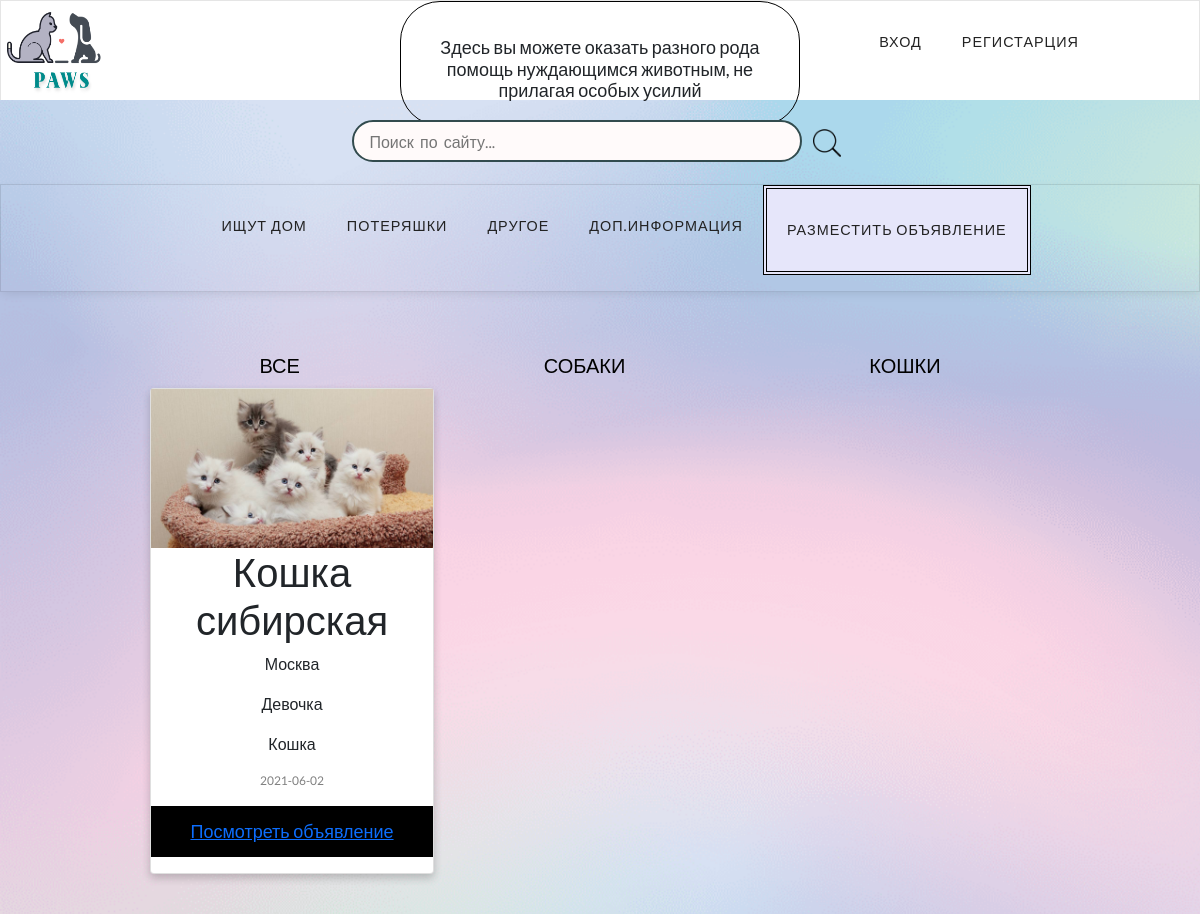
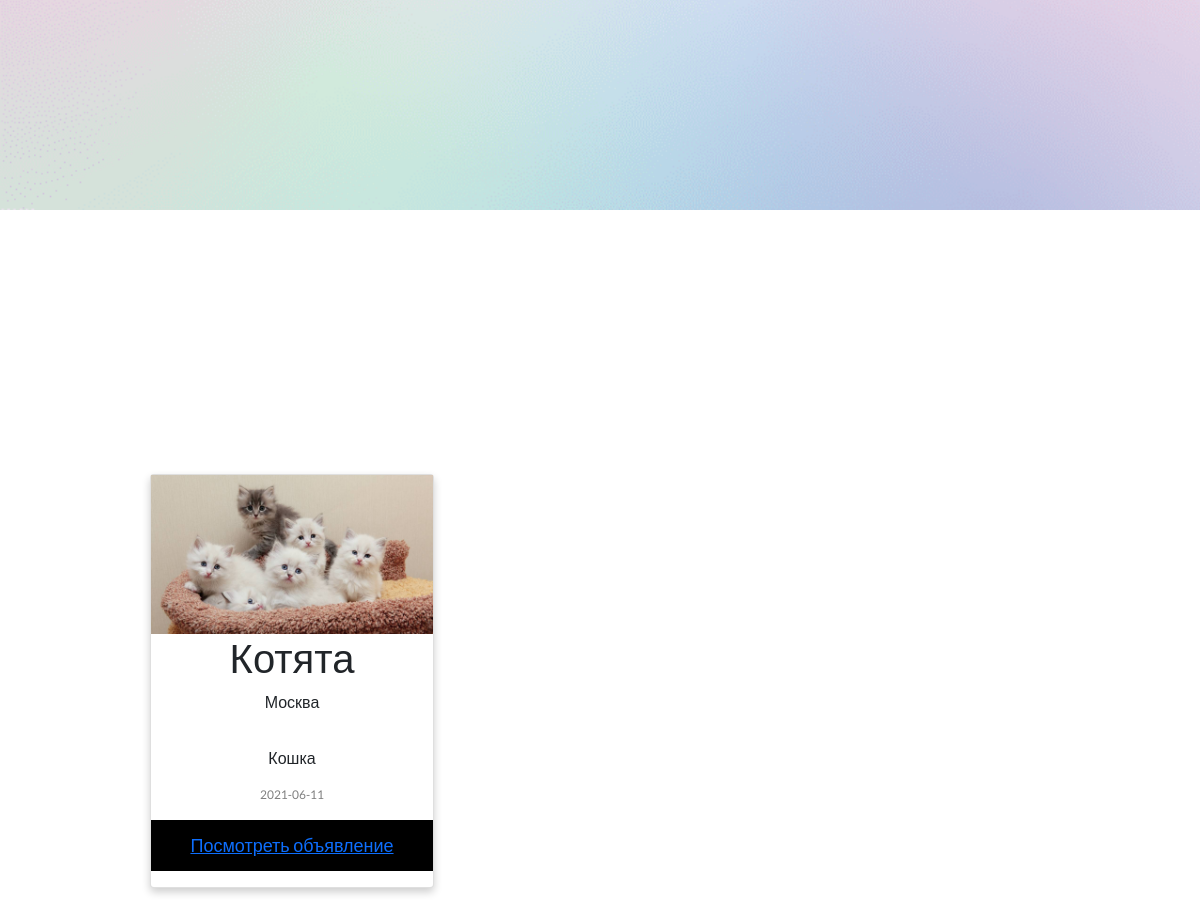
/crud/index.php, run on the app's committed database (2 pictures, top to bottom).
### tables this page shows
CREATE TABLE `ads` (
  `id` int(11) NOT NULL,
  `name` varchar(255) DEFAULT NULL,
  `description` text,
  `features` varchar(255) DEFAULT NULL,
  `photo` longblob,
  `city` varchar(255) DEFAULT NULL,
  `type` varchar(255) DEFAULT NULL,
  `gender` varchar(255) DEFAULT NULL,
  `phone` varchar(12) DEFAULT NULL,
  `publication date` date DEFAULT NULL,
  `id category` tinyint(4) DEFAULT NULL
);

### crud/index.php (the view, shortened to what this page needs)
<!doctype html>
<html lang = "en">
<head>
    <link rel="stylesheet" href="mainn.css">
    <link href="https://cdn.jsdelivr.net/npm/bootstrap@5.0.1/dist/css/bootstrap.min.css" rel="stylesheet">
</head>
<body>
<header>
    <nav role='navigation'>
        <div>
            <image src="assets/logo.png" class="logo"></image>
        </div>
        <div class="WrapperForMainTitle">
            <h1 class="MainTitle">
                Здесь вы можете оказать разного рода помощь нуждающимся животным, не  прилагая особых  усилий
            </h1>
        </div>
        <div>
            <ul>
                <li><a href="authorization/authorization.php">Вход</a></li>
                <li><a href="Registration/Registration.php">Регистарция</a></li>
            </ul>
        </div>
    </nav>
</header>
<section>
    <div class="d7">
        <form>
            <input type="text" placeholder="Поиск  по  сайту...">
            <button type="submit">
                <image class="SearchLogo" src="assets/search.png"/>
            </button>
        </form>
    </div>
    <div>
        <div class='Menu'>
            <ul>
                <li><a href="looking.html">Ищут дом</a></li>
                <li><a href="lost.html">Потеряшки</a></li>
                <li><a href="#">Другое</a>
                </li>
                <li><a href="#">Доп.Информация</a>
                  <li><a class="wer" href="Ads/CreateAds.php">Разместить объявление</a>
                </li>
            </ul>
        </div>
    </div>
    <div  class="Wrap">
        <div class="WrapForSort">
            <div class="Soft">
                <a class="bth" href="everything.html"> Все </a>
                <a class="bth" href="dog.html"> Собаки </a>
                <a class="bth" href="cat.html"> Кошки </a>
            </div>
        </div>
        <?php
        $connect = mysqli_connect('localhost', 'root',
            'root', 'crud');
        $Ads = mysqli_query ($connect," SELECT * FROM `Ads` ");
        $Ads =mysqli_fetch_all($Ads);
        foreach ($Ads as $ad) {
            ?>
            <div class="WrapperCard">
                <div  class="Cards">
                    <div class="card">
                        <img src="./assets/kitr.jpg" alt="Фото животного"
                             style="width:100%">
                        <h1><?= $ad[1] ?></h1>
                        <p><?= $ad[5] ?></p>
                        <p><?= $ad[7] ?></p>
                        <p><?= $ad[6] ?></p>
                        <p class="data"><?= $ad[9] ?></p>
                        <p><button><a href="Ads/fullad.php">Посмотреть объявление</a></button></p>
                    </div>
                </div>
            </div>
            <?php
        }
        ?>
    </div>
</section>
</body>
</html>

### crud/mainn.css (style rules this page uses)
*, *:before, *:after { -webkit-box-sizing: border-box; -moz-box-sizing: border-box; box-sizing: border-box; padding: 0; margin: 0; font-family: 'Lato', sans-serif; }
header { height: 100px; width: 100%; margin: 0px; padding: 0px; }
.logo { height: 100px; width: 100px; }
.WrapperForMainTitle { display: flex; justify-content: center; border: 1px solid black; border-radius: 40px; }
.MainTitle { font-size: 18px; padding: 15px; margin-top: 20px; text-align: center; }
nav { display: grid; grid-template-columns: 1fr 1fr 1fr; top: 0; left: 0; width: 100%; background: #fff; box-shadow: 0 3px 10px -2px rgba(0,0,0,.1); border: 1px solid rgba(0,0,0,.1); }
nav ul { list-style: none; float: right; margin-right: 100px; display: inline-table; }
nav ul li { float: left; -webkit-transition: all .2s ease-in-out; -moz-transition: all .2s ease-in-out; transition: all .2s ease-in-out; }
nav ul li a { display: block; padding: 30px 20px; color: #222; font-size: .9em; letter-spacing: 1px; text-decoration: none; text-transform: uppercase; }
section { height: 1024px; width: 100%; margin: 0px; padding: 0px; background: url(./assets/bg.png); background-size: cover; }
.d7 { padding: 20px; width: 100%; display: flex; justify-content: center; align-items: center; }
.d7 input { width: 450px; height: 42px; padding-left: 15px; border-radius: 42px; border: 2px solid #324b4e; background: #FFFAFA; outline: none; transition: .3s linear; }
.SearchLogo { height: 28px; width: 28px; }
.d7 button { width: 42px; height: 42px; background: none; border: none; top: -2px; right: 0; }
.d7 button:before { color: #324b4e; }
.Menu { display: flex; align-items: center; justify-content: center; width: 100%; box-shadow: 0 3px 10px -2px rgba(0,0,0,.1); border: 1px solid rgba(0,0,0,.1); }
.Menu ul { list-style: none; position: relative; display: inline-table; }
.Menu ul li { -webkit-transition: all .2s ease-in-out; -moz-transition: all .2s ease-in-out; transition: all .2s ease-in-out; }
.Menu ul li { float: left; -webkit-transition: all .2s ease-in-out; -moz-transition: all .2s ease-in-out; transition: all .2s ease-in-out; }
.Menu ul li a { display: block; padding: 30px 20px; color: #222; font-size: .9em; letter-spacing: 1px; text-decoration: none; text-transform: uppercase; }
.Wrap { padding: 50px; }
.card { box-shadow: 0 4px 8px 0 rgba(0, 0, 0, 0.2); max-width: 300px; margin: auto; text-align: center; font-family: arial; }
.data { color: grey; font-size: 12px; }
.card button { border: none; outline: 0; padding: 12px; color: white; background-color: #000; text-align: center; cursor: pointer; width: 100%; font-size: 18px; }
.WrapperCard { height: 1000px; width: 900px; margin: 0 auto; }
.Cards { display: grid; grid-template-rows: 1fr 1fr 1fr; grid-template-columns: 1fr 1fr 1fr; grid-gap: 2vw; }
.WrapForSort { width: 100%; max-width: 1000px; margin: 0 auto; }
.Soft { font-size: 20px; font-weight: 200; text-transform: uppercase; text-align: center; }
.bth { display: inline-block; vertical-align: top; padding: 8px 120px; font-size: 20px; color: black; text-transform: uppercase; text-decoration: none; transition: background .1s linear, color .1s linear; }
.wer { display: block; padding: 30px 20px; color: #222; font-size: .9em; letter-spacing: 1px; text-decoration: none; text-transform: uppercase; border: 4px double black; background: #E6E6FA; padding: 7px; }

### data on the page
ads: name "Кошка сибирская", city "Москва", gender "Девочка", type "Кошка", publication date "2021-06-02"
ads: name "Котята", city "Москва", type "Кошка", publication date "2021-06-11"
